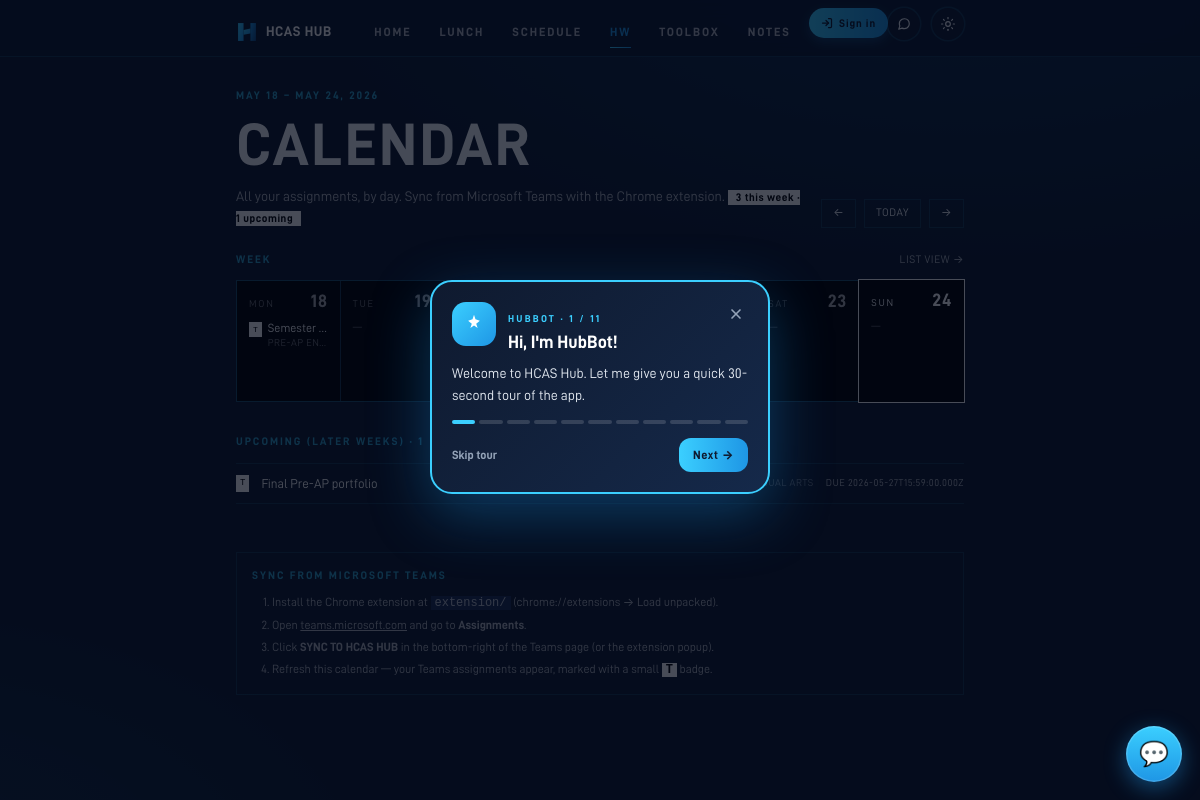
Page /calendar on the earlier database version.
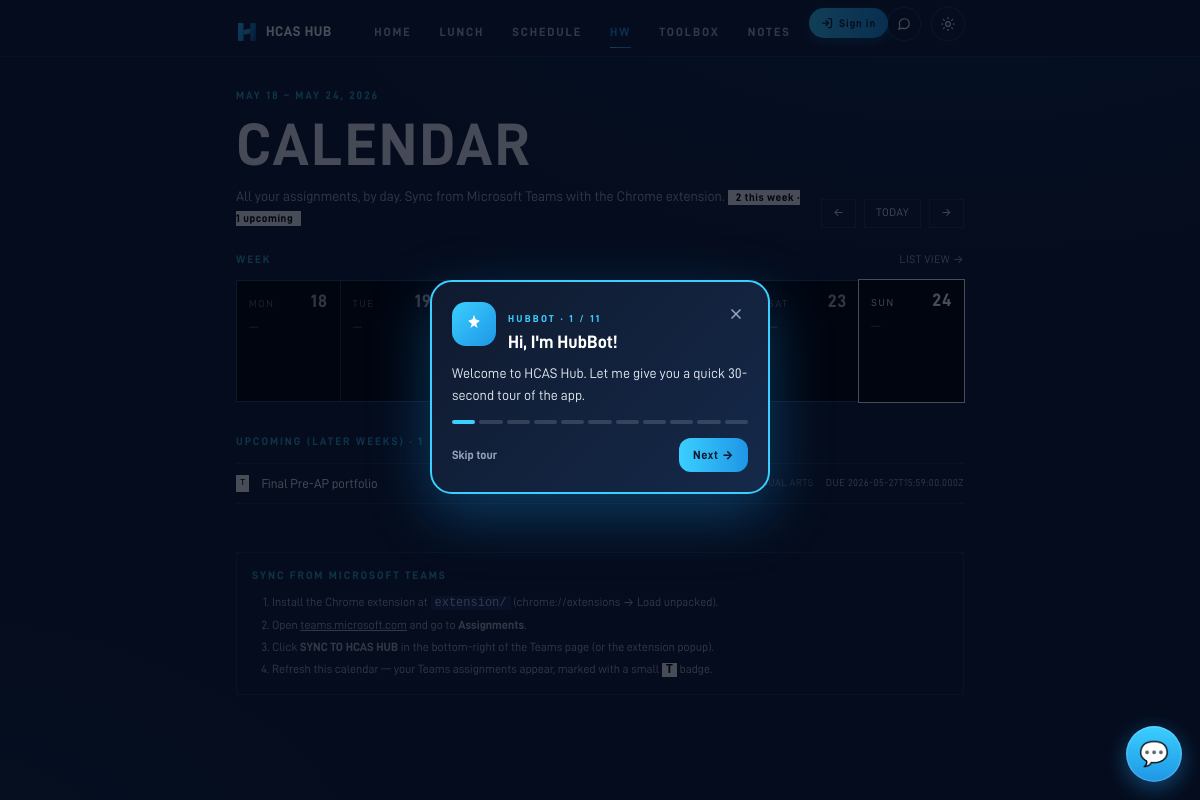
Same page on the later database version.
### tables this page shows
CREATE TABLE assignments (
            id INTEGER PRIMARY KEY AUTOINCREMENT,
            title TEXT NOT NULL,
            subject TEXT,
            due_at TEXT,
            done INTEGER NOT NULL DEFAULT 0,
            priority INTEGER DEFAULT 99,
            created_at TEXT NOT NULL DEFAULT (datetime('now'))
        , source TEXT DEFAULT 'manual', external_id TEXT, updated_at TEXT, user_id TEXT);

### main.py (the view)
@app.get("/calendar", response_class=HTMLResponse)
def calendar(request: Request, week_start: str | None = None):
    from datetime import date, timedelta
    today = datetime.now().date()
    if week_start:
        try:
            anchor = datetime.strptime(week_start, "%Y-%m-%d").date()
        except ValueError:
            anchor = today
    else:
        anchor = today
    monday = anchor - timedelta(days=anchor.weekday())
    days = [monday + timedelta(days=i) for i in range(7)]
    user = auth.current_user(request)
    uid = user["id"] if user else None
    by_day: dict[str, list] = {d.isoformat(): [] for d in days}
    no_due = []
    upcoming = []  # outside the visible week, future
    week_start_d = days[0]
    week_end_d = days[-1]
    for a in db.list_assignments(uid):
        if a["done"]:
            continue
        due = seed.parse_dt(a.get("due_at"))
        if not due:
            no_due.append(a)
            continue
        d = due.date()
        key = d.isoformat()
        if key in by_day:
            by_day[key].append(a)
        elif d > week_end_d:
            upcoming.append(a)
    for k in by_day:
        by_day[k].sort(key=lambda a: a.get("due_at") or "")
    upcoming.sort(key=lambda a: a.get("due_at") or "")
    sig = "|".join(
        f"{a['id']}:{a['done']}:{a['title']}:{a.get('due_at') or ''}"
        for a in db.list_assignments(uid)
    )
    return render(
        request,
        "calendar.html",
        active="assignments",
        days=[(d.isoformat(), d.strftime("%a"), d.strftime("%-d"), d == today) for d in days],
        by_day=by_day,
        no_due=no_due,
        upcoming=upcoming,
        prev_week=(monday - timedelta(days=7)).isoformat(),
        next_week=(monday + timedelta(days=7)).isoformat(),
        this_monday=monday.isoformat(),
        week_label=f"{monday.strftime('%b %-d')} – {(monday+timedelta(days=6)).strftime('%b %-d, %Y')}",
        assignments_sig=sig,
    )

### templates/calendar.html (shortened to what the changed rows need)
{% extends "base.html" %}
{% block content %}
<div class="pt-2 pb-6 flex items-end justify-between gap-4">
  <div>
    <h1 class="display text-[44px] sm:text-[60px]">Calendar</h1>
    <p class="mt-3 text-[14px] text-ink-soft">
      All your assignments, by day. Sync from Microsoft Teams with the Chrome extension.
      {% set in_week_count = by_day.values() | map('length') | sum %}
      <span class="ml-2 inline-block px-2 py-0.5 bg-white text-black text-[11px] font-bold tracking-wider">
        {{ in_week_count }} this week · {{ upcoming|length }} upcoming
      </span>
    </p>
  </div>
</div>
<div class="flex items-center justify-between mb-3">
  <h2 class="eyebrow">Week</h2>
</div>
<div class="grid grid-cols-1 sm:grid-cols-7 gap-px bg-line border border-line">
  {% for iso, wd, dd, is_today in days %}
    <div class="bg-black p-3 min-h-[120px] {% if is_today %}ring-1 ring-white -m-px{% endif %}">
      <div class="flex items-baseline justify-between mb-2">
        <div class="text-[10px] uppercase tracking-[0.18em] {{ 'text-white' if is_today else 'text-ink-mute' }}">{{ wd }}</div>
        <div class="display text-[18px] {{ 'text-white' if is_today else 'text-ink-soft' }}">{{ dd }}</div>
      </div>
      {% set list = by_day[iso] %}
      {% if list %}
        <ul class="space-y-1.5">
          {% for a in list %}
          <li class="text-[12px] text-white leading-snug">
            <div class="flex items-start gap-1.5">
              {% if a.source == 'teams' %}
                <span class="text-[8px] font-mono mt-0.5 px-1 py-0.5 bg-white text-black shrink-0" title="From Microsoft Teams">T</span>
              {% endif %}
              <div class="min-w-0">
                <div class="truncate">{{ a.title }}</div>
                {% if a.subject %}<div class="text-[10px] uppercase tracking-wider text-ink-mute truncate">{{ a.subject }}</div>{% endif %}
              </div>
            </div>
          </li>
          {% endfor %}
        </ul>
      {% else %}
        <div class="text-[11px] text-ink-mute">—</div>
      {% endif %}
    </div>
  {% endfor %}
</div>
{% if upcoming %}
<section class="mt-8">
  <h2 class="eyebrow mb-3">Upcoming (later weeks) · {{ upcoming|length }}</h2>
  <ul class="border-t border-line">
    {% for a in upcoming %}
    <li class="border-b border-line py-2.5 flex items-center gap-3 text-[13px]">
      {% if a.source == 'teams' %}
        <span class="text-[9px] font-mono px-1 py-0.5 bg-white text-black">T</span>
      {% endif %}
      <span class="flex-1 truncate text-white">{{ a.title }}</span>
      {% if a.subject %}<span class="text-[10px] uppercase tracking-wider text-ink-mute">{{ a.subject }}</span>{% endif %}
      <span class="text-[10px] uppercase tracking-wider text-ink-soft shrink-0">due {{ a.due_at }}</span>
    </li>
    {% endfor %}
  </ul>
</section>
{% endif %}
<section class="mt-12 hairline p-4">
  <h2 class="eyebrow mb-2">Sync from Microsoft Teams</h2>
</section>
{% endblock %}

Differences in the rows shown:
removed assignments: source "T", title "Semester…", subject "PRE-AP EN…", shown under "MON"
Other differences:
{{ in_week_count }}: "3" → "2"
